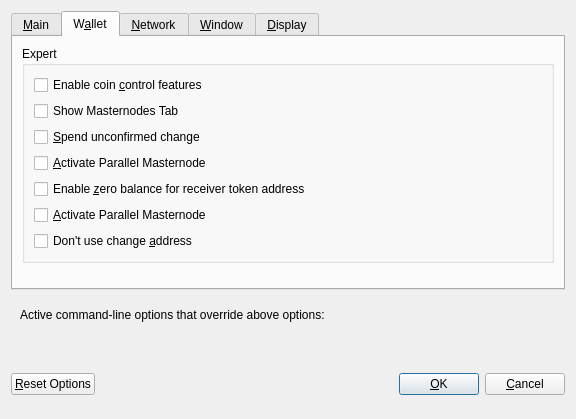
<?xml version="1.0" encoding="UTF-8"?>
<ui version="4.0">
 <class>OptionsDialog</class>
 <widget class="QDialog" name="OptionsDialog">
  <property name="geometry">
   <rect>
    <x>0</x>
    <y>0</y>
    <width>576</width>
    <height>419</height>
   </rect>
  </property>
  <property name="windowTitle">
   <string>Options</string>
  </property>
  <property name="modal">
   <bool>true</bool>
  </property>
  <layout class="QVBoxLayout" name="verticalLayout">
   <item>
    <widget class="QTabWidget" name="tabWidget">
     <property name="currentIndex">
      <number>1</number>
     </property>
     <widget class="QWidget" name="tabMain">
      <attribute name="title">
       <string>&amp;Main</string>
      </attribute>
      <layout class="QVBoxLayout" name="verticalLayout_Main">
       <item>
        <widget class="QCheckBox" name="bitcoinAtStartup">
         <property name="toolTip">
          <string>Automatically start LEX after logging in to the system.</string>
         </property>
         <property name="text">
          <string>&amp;Start LEX on system login</string>
         </property>
        </widget>
       </item>
       <item>
        <widget class="QCheckBox" name="logEvents">
         <property name="text">
          <string>Enable  log &amp;events</string>
         </property>
        </widget>
       </item>
       <item>
        <layout class="QHBoxLayout" name="horizontalLayout_2_Main">
         <item>
          <widget class="QLabel" name="databaseCacheLabel">
           <property name="text">
            <string>Size of &amp;database cache</string>
           </property>
           <property name="textFormat">
            <enum>Qt::PlainText</enum>
           </property>
           <property name="buddy">
            <cstring>databaseCache</cstring>
           </property>
          </widget>
         </item>
         <item>
          <widget class="QSpinBox" name="databaseCache"/>
         </item>
         <item>
          <widget class="QLabel" name="databaseCacheUnitLabel">
           <property name="text">
            <string>MB</string>
           </property>
           <property name="textFormat">
            <enum>Qt::PlainText</enum>
           </property>
          </widget>
         </item>
         <item>
          <spacer name="horizontalSpacer_2_Main">
           <property name="orientation">
            <enum>Qt::Horizontal</enum>
           </property>
           <property name="sizeHint" stdset="0">
            <size>
             <width>40</width>
             <height>20</height>
            </size>
           </property>
          </spacer>
         </item>
        </layout>
       </item>
       <item>
        <layout class="QHBoxLayout" name="horizontalLayout_3_Main">
         <item>
          <widget class="QLabel" name="threadsScriptVerifLabel">
           <property name="text">
            <string>Number of script &amp;verification threads</string>
           </property>
           <property name="textFormat">
            <enum>Qt::PlainText</enum>
           </property>
           <property name="buddy">
            <cstring>threadsScriptVerif</cstring>
           </property>
          </widget>
         </item>
         <item>
          <widget class="QSpinBox" name="threadsScriptVerif">
           <property name="toolTip">
            <string>(0 = auto, &lt;0 = leave that many cores free)</string>
           </property>
          </widget>
         </item>
         <item>
          <spacer name="horizontalSpacer_3_Main">
           <property name="orientation">
            <enum>Qt::Horizontal</enum>
           </property>
           <property name="sizeHint" stdset="0">
            <size>
             <width>40</width>
             <height>20</height>
            </size>
           </property>
          </spacer>
         </item>
        </layout>
       </item>
       <item>
        <spacer name="verticalSpacer_Main">
         <property name="orientation">
          <enum>Qt::Vertical</enum>
         </property>
         <property name="sizeHint" stdset="0">
          <size>
           <width>20</width>
           <height>40</height>
          </size>
         </property>
        </spacer>
       </item>
       <item>
        <layout class="QHBoxLayout" name="horizontalLayout_4_Main">
         <item>
          <widget class="QLabel" name="label">
           <property name="toolTip">
            <string>This setting determines the amount of individual masternodes that an input will be anonymized through.&lt;br/&gt;More rounds of anonymization gives a higher degree of privacy, but also costs more in fees.</string>
           </property>
           <property name="text">
            <string>Darksend rounds to use</string>
           </property>
          </widget>
         </item>
         <item>
          <widget class="QSpinBox" name="darksendRounds">
           <property name="minimum">
            <number>2</number>
           </property>
           <property name="maximum">
            <number>8</number>
           </property>
           <property name="value">
            <number>4</number>
           </property>
          </widget>
         </item>
        </layout>
       </item>
       <item>
        <spacer name="verticalSpacer_Main1">
         <property name="orientation">
          <enum>Qt::Vertical</enum>
         </property>
         <property name="sizeHint" stdset="0">
          <size>
           <width>20</width>
           <height>40</height>
          </size>
         </property>
        </spacer>
       </item>
       <item>
        <layout class="QHBoxLayout" name="horizontalLayout">
         <item>
          <widget class="QLabel" name="label_2">
           <property name="toolTip">
            <string>This amount acts as a threshold to turn off Darksend once it's reached.</string>
           </property>
           <property name="statusTip">
            <string notr="true"/>
           </property>
           <property name="whatsThis">
            <string notr="true"/>
           </property>
           <property name="accessibleName">
            <string notr="true"/>
           </property>
           <property name="accessibleDescription">
            <string notr="true"/>
           </property>
           <property name="text">
            <string>Amount of LEX to keep anonymized</string>
           </property>
          </widget>
         </item>
         <item>
          <widget class="QSpinBox" name="anonymizeLEX">
           <property name="minimum">
            <number>100</number>
           </property>
           <property name="maximum">
            <number>100000</number>
           </property>
           <property name="singleStep">
            <number>100</number>
           </property>
           <property name="value">
            <number>1000</number>
           </property>
          </widget>
         </item>
        </layout>
       </item>
      </layout>
     </widget>
     <widget class="QWidget" name="tabWallet">
      <attribute name="title">
       <string>W&amp;allet</string>
      </attribute>
      <layout class="QVBoxLayout" name="verticalLayout_Wallet">
       <item>
        <widget class="QGroupBox" name="groupBox">
         <property name="title">
          <string>Expert</string>
         </property>
         <layout class="QVBoxLayout" name="verticalLayout_2">
          <item>
           <widget class="QCheckBox" name="coinControlFeatures">
            <property name="toolTip">
             <string>Whether to show coin control features or not.</string>
            </property>
            <property name="text">
             <string>Enable coin &amp;control features</string>
            </property>
           </widget>
          </item>
          <item>
           <widget class="QCheckBox" name="showMasternodesTab">
            <property name="toolTip">
             <string>Show additional tab listing all your masternodes in first sub-tab&lt;br/&gt;and all masternodes on the network in second sub-tab.</string>
            </property>
            <property name="text">
             <string>Show Masternodes Tab</string>
            </property>
           </widget>
          </item>
          <item>
           <widget class="QCheckBox" name="spendZeroConfChange">
            <property name="toolTip">
             <string>If you disable the spending of unconfirmed change, the change from a transaction&lt;br/&gt;cannot be used until that transaction has at least one confirmation.&lt;br/&gt;This also affects how your balance is computed.</string>
            </property>
            <property name="text">
             <string>&amp;Spend unconfirmed change</string>
            </property>
           </widget>
          </item>
          <item>
           <widget class="QCheckBox" name="parallelMasterNode">
            <property name="toolTip">
             <string>Coming soon</string>
            </property>
            <property name="text">
             <string>&amp;Activate Parallel Masternode</string>
            </property>
           </widget>
          </item>
           <item>
            <widget class="QCheckBox" name="zeroBalanceAddressToken">
             <property name="text">
              <string>Enable &amp;zero balance for receiver token address</string>
             </property>
            </widget>
           </item>
          <item>
           <widget class="QCheckBox" name="parallelMasterNode1">
            <property name="toolTip">
             <string>Coming soon</string>
            </property>
            <property name="text">
             <string>&amp;Activate Parallel Masternode</string>
            </property>
           </widget>
          </item>
             <item>
                 <widget class="QCheckBox" name="notUseChangeAddress">
                     <property name="text">
                         <string>Don't use change &amp;address</string>
                     </property>
                 </widget>
             </item>
         </layout>
        </widget>
       </item>
       <item>
        <spacer name="verticalSpacer_Wallet">
         <property name="orientation">
          <enum>Qt::Vertical</enum>
         </property>
         <property name="sizeHint" stdset="0">
          <size>
           <width>20</width>
           <height>40</height>
          </size>
         </property>
        </spacer>
       </item>
      </layout>
     </widget>
     <widget class="QWidget" name="tabNetwork">
      <attribute name="title">
       <string>&amp;Network</string>
      </attribute>
      <layout class="QVBoxLayout" name="verticalLayout_Network">
       <item>
        <widget class="QCheckBox" name="mapPortUpnp">
         <property name="toolTip">
          <string>Automatically open the LEX client port on the router. This only works when your router supports UPnP and it is enabled.</string>
         </property>
         <property name="text">
          <string>Map port using &amp;UPnP</string>
         </property>
        </widget>
       </item>
       <item>
        <widget class="QCheckBox" name="allowIncoming">
         <property name="toolTip">
          <string>Accept connections from outside</string>
         </property>
         <property name="text">
          <string>Allow incoming connections</string>
         </property>
        </widget>
       </item>
       <item>
        <widget class="QCheckBox" name="connectSocks">
         <property name="toolTip">
          <string>Connect to the LEX network through a SOCKS5 proxy.</string>
         </property>
         <property name="text">
          <string>&amp;Connect through SOCKS5 proxy (default proxy):</string>
         </property>
        </widget>
       </item>
       <item>
        <layout class="QHBoxLayout" name="horizontalLayout_1_Network">
         <item>
          <widget class="QLabel" name="proxyIpLabel">
           <property name="text">
            <string>Proxy &amp;IP:</string>
           </property>
           <property name="textFormat">
            <enum>Qt::PlainText</enum>
           </property>
           <property name="buddy">
            <cstring>proxyIp</cstring>
           </property>
          </widget>
         </item>
         <item>
          <widget class="QValidatedLineEdit" name="proxyIp">
           <property name="minimumSize">
            <size>
             <width>140</width>
             <height>0</height>
            </size>
           </property>
           <property name="maximumSize">
            <size>
             <width>140</width>
             <height>16777215</height>
            </size>
           </property>
           <property name="toolTip">
            <string>IP address of the proxy (e.g. IPv4: 127.0.0.1 / IPv6: ::1)</string>
           </property>
          </widget>
         </item>
         <item>
          <widget class="QLabel" name="proxyPortLabel">
           <property name="text">
            <string>&amp;Port:</string>
           </property>
           <property name="textFormat">
            <enum>Qt::PlainText</enum>
           </property>
           <property name="buddy">
            <cstring>proxyPort</cstring>
           </property>
          </widget>
         </item>
         <item>
          <widget class="QLineEdit" name="proxyPort">
           <property name="minimumSize">
            <size>
             <width>55</width>
             <height>0</height>
            </size>
           </property>
           <property name="maximumSize">
            <size>
             <width>55</width>
             <height>16777215</height>
            </size>
           </property>
           <property name="toolTip">
            <string>Port of the proxy (e.g. 9050)</string>
           </property>
          </widget>
         </item>
         <item>
          <spacer name="horizontalSpacer_1_Network">
           <property name="orientation">
            <enum>Qt::Horizontal</enum>
           </property>
           <property name="sizeHint" stdset="0">
            <size>
             <width>40</width>
             <height>20</height>
            </size>
           </property>
          </spacer>
         </item>
        </layout>
       </item>
       <item>
        <spacer name="verticalSpacer_Network">
         <property name="orientation">
          <enum>Qt::Vertical</enum>
         </property>
         <property name="sizeHint" stdset="0">
          <size>
           <width>20</width>
           <height>40</height>
          </size>
         </property>
        </spacer>
       </item>
      </layout>
     </widget>
     <widget class="QWidget" name="tabWindow">
      <attribute name="title">
       <string>&amp;Window</string>
      </attribute>
      <layout class="QVBoxLayout" name="verticalLayout_Window">
       <item>
        <widget class="QCheckBox" name="minimizeToTray">
         <property name="toolTip">
          <string>Show only a tray icon after minimizing the window.</string>
         </property>
         <property name="text">
          <string>&amp;Minimize to the tray instead of the taskbar</string>
         </property>
        </widget>
       </item>
       <item>
        <widget class="QCheckBox" name="minimizeOnClose">
         <property name="toolTip">
          <string>Minimize instead of exit the application when the window is closed. When this option is enabled, the application will be closed only after selecting Quit in the menu.</string>
         </property>
         <property name="text">
          <string>M&amp;inimize on close</string>
         </property>
        </widget>
       </item>
       <item>
        <spacer name="verticalSpacer_Window">
         <property name="orientation">
          <enum>Qt::Vertical</enum>
         </property>
         <property name="sizeHint" stdset="0">
          <size>
           <width>20</width>
           <height>40</height>
          </size>
         </property>
        </spacer>
       </item>
      </layout>
     </widget>
     <widget class="QWidget" name="tabDisplay">
      <attribute name="title">
       <string>&amp;Display</string>
      </attribute>
      <layout class="QVBoxLayout" name="verticalLayout_Display">
       <item>
        <layout class="QHBoxLayout" name="horizontalLayout_1_Display">
         <item>
          <widget class="QLabel" name="langLabel">
           <property name="text">
            <string>User Interface &amp;language:</string>
           </property>
           <property name="textFormat">
            <enum>Qt::PlainText</enum>
           </property>
           <property name="buddy">
            <cstring>lang</cstring>
           </property>
          </widget>
         </item>
         <item>
          <widget class="QValueComboBox" name="lang">
           <property name="toolTip">
            <string>The user interface language can be set here. This setting will take effect after restarting LEX.</string>
           </property>
          </widget>
         </item>
        </layout>
       </item>
       <item>
        <widget class="QLabel" name="label_3">
         <property name="toolTip">
          <string notr="true"/>
         </property>
         <property name="statusTip">
          <string notr="true"/>
         </property>
         <property name="whatsThis">
          <string notr="true"/>
         </property>
         <property name="accessibleName">
          <string notr="true"/>
         </property>
         <property name="text">
          <string>Language missing or translation incomplete? Help contributing translations here:
https://www.transifex.com/LEX-project/LEX-project-translations</string>
         </property>
         <property name="wordWrap">
          <bool>true</bool>
         </property>
         <property name="openExternalLinks">
          <bool>true</bool>
         </property>
         <property name="textInteractionFlags">
          <set>Qt::TextBrowserInteraction</set>
         </property>
        </widget>
       </item>
       <item>
        <layout class="QHBoxLayout" name="horizontalLayout_4_Display" stretch="0,0">
         <item>
          <widget class="QLabel" name="themeLabel">
           <property name="text">
            <string>User Interface Theme:</string>
           </property>
          </widget>
         </item>
         <item>
          <widget class="QValueComboBox" name="theme"/>
         </item>
        </layout>
       </item>
       <item>
        <widget class="Line" name="line">
         <property name="orientation">
          <enum>Qt::Horizontal</enum>
         </property>
        </widget>
       </item>
       <item>
        <layout class="QHBoxLayout" name="horizontalLayout_2_Display">
         <item>
          <widget class="QLabel" name="unitLabel">
           <property name="text">
            <string>&amp;Unit to show amounts in:</string>
           </property>
           <property name="textFormat">
            <enum>Qt::PlainText</enum>
           </property>
           <property name="buddy">
            <cstring>unit</cstring>
           </property>
          </widget>
         </item>
         <item>
          <widget class="QValueComboBox" name="unit">
           <property name="toolTip">
            <string>Choose the default subdivision unit to show in the interface and when sending coins.</string>
           </property>
          </widget>
         </item>
        </layout>
       </item>
       <item>
        <layout class="QHBoxLayout" name="horizontalLayout_5_Display">
         <item>
          <widget class="QLabel" name="digitsLabel">
           <property name="text">
            <string>Decimal digits</string>
           </property>
          </widget>
         </item>
         <item>
          <widget class="QValueComboBox" name="digits"/>
         </item>
        </layout>
       </item>
       <item>
        <layout class="QHBoxLayout" name="horizontalLayout_3_Display">
         <item>
          <widget class="QLabel" name="thirdPartyTxUrlsLabel">
           <property name="toolTip">
            <string>Third party URLs (e.g. a block explorer) that appear in the transactions tab as context menu items. %s in the URL is replaced by transaction hash. Multiple URLs are separated by vertical bar |.</string>
           </property>
           <property name="text">
            <string>Third party transaction URLs</string>
           </property>
           <property name="buddy">
            <cstring>thirdPartyTxUrls</cstring>
           </property>
          </widget>
         </item>
         <item>
          <widget class="QLineEdit" name="thirdPartyTxUrls">
           <property name="toolTip">
            <string>Third party URLs (e.g. a block explorer) that appear in the transactions tab as context menu items. %s in the URL is replaced by transaction hash. Multiple URLs are separated by vertical bar |.</string>
           </property>
          </widget>
         </item>
        </layout>
       </item>
       <item>
        <spacer name="verticalSpacer">
         <property name="orientation">
          <enum>Qt::Vertical</enum>
         </property>
         <property name="sizeHint" stdset="0">
          <size>
           <width>20</width>
           <height>40</height>
          </size>
         </property>
        </spacer>
       </item>
      </layout>
     </widget>
    </widget>
   </item>
   <item>
    <widget class="QFrame" name="frame">
     <layout class="QVBoxLayout" name="verticalLayout_Bottom">
      <item>
       <layout class="QHBoxLayout" name="horizontalLayout_Bottom">
        <item>
         <widget class="QLabel" name="overriddenByCommandLineInfoLabel">
          <property name="text">
           <string>Active command-line options that override above options:</string>
          </property>
          <property name="textFormat">
           <enum>Qt::PlainText</enum>
          </property>
         </widget>
        </item>
        <item>
         <spacer name="horizontalSpacer_Bottom">
          <property name="orientation">
           <enum>Qt::Horizontal</enum>
          </property>
          <property name="sizeHint" stdset="0">
           <size>
            <width>40</width>
            <height>20</height>
           </size>
          </property>
         </spacer>
        </item>
       </layout>
      </item>
      <item>
       <widget class="QLabel" name="overriddenByCommandLineLabel">
        <property name="text">
         <string/>
        </property>
        <property name="textFormat">
         <enum>Qt::PlainText</enum>
        </property>
        <property name="wordWrap">
         <bool>true</bool>
        </property>
       </widget>
      </item>
     </layout>
    </widget>
   </item>
   <item>
    <layout class="QHBoxLayout" name="horizontalLayout_Buttons">
     <item>
      <widget class="QPushButton" name="resetButton">
       <property name="toolTip">
        <string>Reset all client options to default.</string>
       </property>
       <property name="text">
        <string>&amp;Reset Options</string>
       </property>
       <property name="autoDefault">
        <bool>false</bool>
       </property>
      </widget>
     </item>
     <item>
      <spacer name="horizontalSpacer_1">
       <property name="orientation">
        <enum>Qt::Horizontal</enum>
       </property>
       <property name="sizeHint" stdset="0">
        <size>
         <width>40</width>
         <height>48</height>
        </size>
       </property>
      </spacer>
     </item>
     <item>
      <widget class="QLabel" name="statusLabel">
       <property name="minimumSize">
        <size>
         <width>200</width>
         <height>0</height>
        </size>
       </property>
       <property name="font">
        <font>
         <weight>75</weight>
         <bold>true</bold>
        </font>
       </property>
       <property name="text">
        <string/>
       </property>
       <property name="textFormat">
        <enum>Qt::PlainText</enum>
       </property>
       <property name="wordWrap">
        <bool>true</bool>
       </property>
      </widget>
     </item>
     <item>
      <spacer name="horizontalSpacer_2">
       <property name="orientation">
        <enum>Qt::Horizontal</enum>
       </property>
       <property name="sizeHint" stdset="0">
        <size>
         <width>40</width>
         <height>48</height>
        </size>
       </property>
      </spacer>
     </item>
     <item>
      <widget class="QPushButton" name="okButton">
       <property name="text">
        <string>&amp;OK</string>
       </property>
       <property name="autoDefault">
        <bool>false</bool>
       </property>
       <property name="default">
        <bool>true</bool>
       </property>
      </widget>
     </item>
     <item>
      <widget class="QPushButton" name="cancelButton">
       <property name="text">
        <string>&amp;Cancel</string>
       </property>
       <property name="autoDefault">
        <bool>false</bool>
       </property>
      </widget>
     </item>
    </layout>
   </item>
  </layout>
 </widget>
 <customwidgets>
  <customwidget>
   <class>QValidatedLineEdit</class>
   <extends>QLineEdit</extends>
   <header>qvalidatedlineedit.h</header>
  </customwidget>
  <customwidget>
   <class>QValueComboBox</class>
   <extends>QComboBox</extends>
   <header>qvaluecombobox.h</header>
  </customwidget>
 </customwidgets>
 <resources/>
 <connections/>
</ui>
